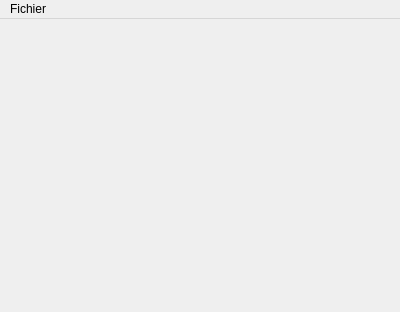
<?xml version="1.0" encoding="UTF-8"?>
<ui version="4.0">
 <class>MainWindow</class>
 <widget class="QMainWindow" name="MainWindow">
  <property name="geometry">
   <rect>
    <x>0</x>
    <y>0</y>
    <width>400</width>
    <height>312</height>
   </rect>
  </property>
  <property name="windowTitle">
   <string>FaceRecognitionInterface</string>
  </property>
  <widget class="QWidget" name="centralWidget">
   <layout class="QHBoxLayout" name="horizontalLayout">
    <item>
     <widget class="QStackedWidget" name="stackedWidget">
      <widget class="AfficherIdentifications" name="personneNonReconnuesViewer"/>
     </widget>
    </item>
   </layout>
  </widget>
  <widget class="QMenuBar" name="menuBar">
   <property name="geometry">
    <rect>
     <x>0</x>
     <y>0</y>
     <width>400</width>
     <height>20</height>
    </rect>
   </property>
   <widget class="QMenu" name="menuFichier">
    <property name="title">
     <string>Fichier</string>
    </property>
    <addaction name="actionAfficher_les_identifications_non_reconnues"/>
    <addaction name="actionAfficher_les_identifications_non_validees"/>
    <addaction name="actionAfficher_les_identifications_validees"/>
    <addaction name="actionAfficher_les_photos_validees"/>
    <addaction name="separator"/>
    <addaction name="actionDetecter_les_visages"/>
    <addaction name="actionReconnaissance_automatique"/>
    <addaction name="separator"/>
    <addaction name="actionAfficher_la_recherche"/>
    <addaction name="actionRechercher"/>
    <addaction name="actionAfficher_toutes_les_photos"/>
   </widget>
   <addaction name="menuFichier"/>
  </widget>
  <action name="actionVerifier_reconnaissance">
   <property name="text">
    <string>Verifier reconnaissance</string>
   </property>
  </action>
  <action name="actionAfficher_photos">
   <property name="text">
    <string>Afficher photos</string>
   </property>
  </action>
  <action name="actionDetecter_les_visages">
   <property name="text">
    <string>Détection automatique</string>
   </property>
  </action>
  <action name="actionReconnaitre_manuellement">
   <property name="text">
    <string>Reconnaitre manuellement</string>
   </property>
  </action>
  <action name="actionAfficher_les_identifications_non_reconnues">
   <property name="text">
    <string>Afficher les identifications non reconnues</string>
   </property>
  </action>
  <action name="actionAfficher_les_identifications_non_validees">
   <property name="text">
    <string>Afficher les identifications non validées</string>
   </property>
  </action>
  <action name="actionAfficher_les_identifications_validees">
   <property name="text">
    <string>Afficher les identifications validées</string>
   </property>
  </action>
  <action name="actionAfficher_les_photos_validees">
   <property name="text">
    <string>Afficher les photos validées</string>
   </property>
  </action>
  <action name="actionReconnaissance_automatique">
   <property name="text">
    <string>Reconnaissance automatique</string>
   </property>
  </action>
  <action name="actionAfficher_la_recherche">
   <property name="text">
    <string>Afficher la recherche</string>
   </property>
  </action>
  <action name="actionRechercher">
   <property name="text">
    <string>Rechercher</string>
   </property>
  </action>
  <action name="actionAfficher_toutes_les_photos">
   <property name="text">
    <string>Afficher toutes les photos</string>
   </property>
  </action>
 </widget>
 <layoutdefault spacing="6" margin="11"/>
 <customwidgets>
  <customwidget>
   <class>AfficherIdentifications</class>
   <extends>QWidget</extends>
   <header>vue/afficheridentifications.h</header>
   <container>1</container>
  </customwidget>
 </customwidgets>
 <resources/>
 <connections/>
</ui>
